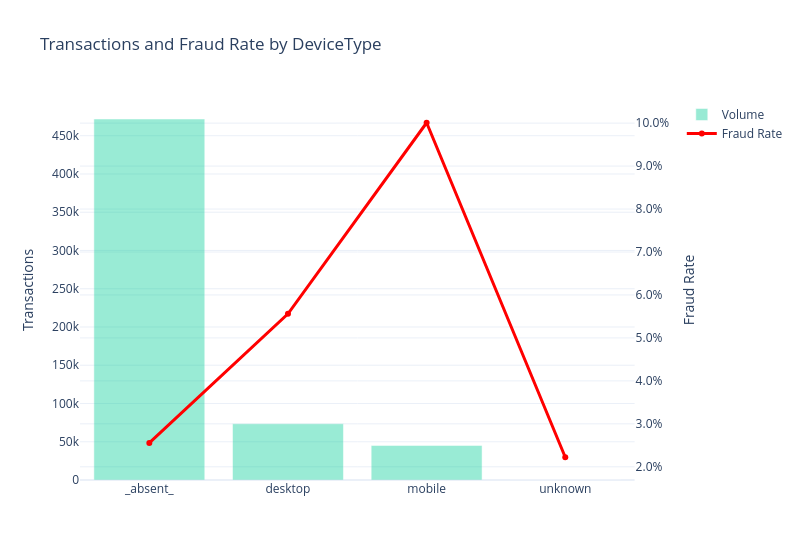

The code cell stored with this chart in its notebook:
### Markdown cell above
**By device type:**


The presence of device information is itself worth 3–5× on the fraud rate. That is a
strong signal and a trap in equal measure: it is why the device velocity aggregate had to
be null-guarded rather than left to count across every device-less row at once (see the
decision log, 2026-08-10), and why `DeviceInfo` stays in the model as a feature so the
"missing" signal reaches the model through the column that honestly carries it.

### Code cell
df_dev = df.with_columns(
    pl.when(pl.col("DeviceInfo").is_null() | (pl.col("DeviceInfo") == ""))
    .then(pl.lit("_absent_"))
    .when(pl.col("DeviceType").is_null())
    .then(pl.lit("unknown"))
    .otherwise(pl.col("DeviceType"))
    .alias("Device_Category")
).group_by("Device_Category").agg([
    pl.len().alias("Transactions"),
    (pl.col("isFraud").sum() / pl.len()).alias("Fraud_rate")
]).sort("Transactions", descending=True).collect()

df_dev_md = df_dev.with_columns([
    pl.col("Fraud_rate").map_elements(lambda x: f"**{x*100:.2f}%**" if x > 0.1 else f"{x*100:.2f}%", return_dtype=pl.String)
])
display(Markdown(df_dev_md.to_pandas().to_markdown(index=False)))

fig = make_subplots(specs=[[{"secondary_y": True}]])
fig.add_trace(go.Bar(x=df_dev["Device_Category"], y=df_dev["Transactions"], name="Volume", opacity=0.4, marker_color="#00cc96"), secondary_y=False)
fig.add_trace(go.Scatter(x=df_dev["Device_Category"], y=df_dev["Fraud_rate"], name="Fraud Rate", mode="lines+markers", line={"color": "red", "width": 3}), secondary_y=True)
fig.update_layout(title="Transactions and Fraud Rate by DeviceType", hovermode="x unified", template="plotly_white", width=800)
fig.update_yaxes(title_text="Transactions", secondary_y=False)
fig.update_yaxes(title_text="Fraud Rate", tickformat=".1%", secondary_y=True)
fig.show()

### Figure 1 — Plotly figure (JSON) as saved in the notebook; plotly's stock layout.template omitted (floating-point values rounded to 4 significant figures)
{"data": [{"marker": {"color": "#00cc96"}, "name": "Volume", "opacity": 0.4, "type": "bar", "x": ["_absent_", "desktop", "mobile", "unknown"], "xaxis": "x", "y": [471874, 73450, 45171, 45], "yaxis": "y"}, {"line": {"color": "red", "width": 3}, "mode": "lines+markers", "name": "Fraud Rate", "type": "scatter", "x": ["_absent_", "desktop", "mobile", "unknown"], "xaxis": "x", "y": [0.02555, 0.05562, 0.1001, 0.02222], "yaxis": "y2"}], "layout": {"hovermode": "x unified", "title": {"text": "Transactions and Fraud Rate by DeviceType"}, "width": 800, "xaxis": {"anchor": "y", "domain": [0, 0.94]}, "yaxis": {"anchor": "x", "domain": [0, 1], "title": {"text": "Transactions"}}, "yaxis2": {"anchor": "x", "overlaying": "y", "side": "right", "tickformat": ".1%", "title": {"text": "Fraud Rate"}}}}
